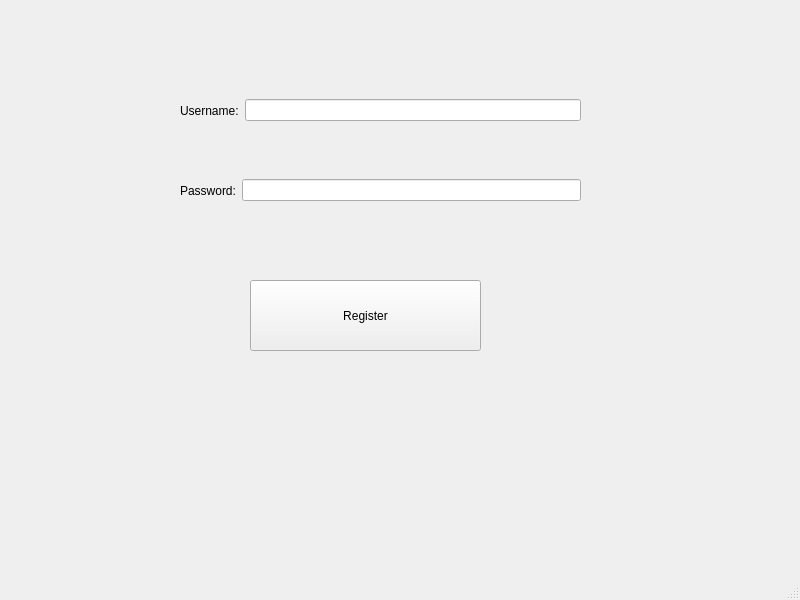
<?xml version="1.0" encoding="UTF-8"?>
<ui version="4.0">
 <class>userregister</class>
 <widget class="QMainWindow" name="userregister">
  <property name="geometry">
   <rect>
    <x>0</x>
    <y>0</y>
    <width>800</width>
    <height>600</height>
   </rect>
  </property>
  <property name="windowTitle">
   <string>MainWindow</string>
  </property>
  <widget class="QWidget" name="centralwidget">
   <widget class="QWidget" name="layoutWidget">
    <property name="geometry">
     <rect>
      <x>180</x>
      <y>80</y>
      <width>401</width>
      <height>61</height>
     </rect>
    </property>
    <layout class="QHBoxLayout" name="horizontalLayout">
     <item>
      <widget class="QLabel" name="label">
       <property name="text">
        <string>Username:</string>
       </property>
      </widget>
     </item>
     <item>
      <widget class="QLineEdit" name="lineEdit"/>
     </item>
    </layout>
   </widget>
   <widget class="QWidget" name="layoutWidget_2">
    <property name="geometry">
     <rect>
      <x>180</x>
      <y>160</y>
      <width>401</width>
      <height>61</height>
     </rect>
    </property>
    <layout class="QHBoxLayout" name="horizontalLayout_2">
     <item>
      <widget class="QLabel" name="label_2">
       <property name="text">
        <string>Password:</string>
       </property>
      </widget>
     </item>
     <item>
      <widget class="QLineEdit" name="lineEdit_2"/>
     </item>
    </layout>
   </widget>
   <widget class="QPushButton" name="RegisterButton">
    <property name="geometry">
     <rect>
      <x>250</x>
      <y>280</y>
      <width>231</width>
      <height>71</height>
     </rect>
    </property>
    <property name="text">
     <string>Register</string>
    </property>
   </widget>
  </widget>
  <widget class="QMenuBar" name="menubar">
   <property name="geometry">
    <rect>
     <x>0</x>
     <y>0</y>
     <width>800</width>
     <height>25</height>
    </rect>
   </property>
  </widget>
  <widget class="QStatusBar" name="statusbar"/>
 </widget>
 <resources/>
 <connections/>
</ui>
